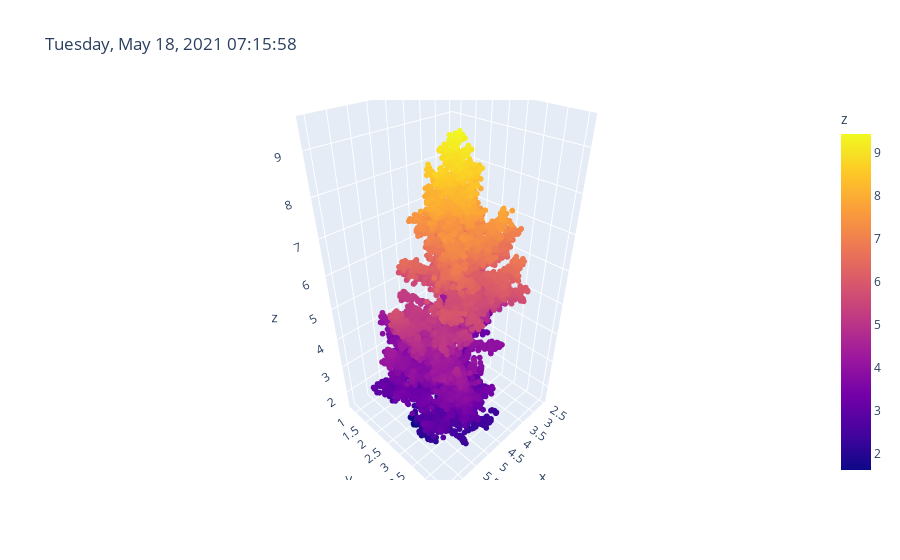

Write notebook code for a chart like this one.
### Code cell
pcd_pc.plot(color = "z")

### Figure 1 — Plotly figure (JSON) as saved in the notebook; plotly's stock layout.template omitted (floating-point values rounded to 4 significant figures; data arrays with more than 128 entries replaced by an {"elided": "..."} marker saying what was removed)
{"data": [{"hovertemplate": "<b>%{hovertext}</b><br><br>x=%{x}<br>y=%{y}<br>z=%{marker.color}<extra></extra>", "hovertext": {"elided": "11631 str values"}, "legendgroup": "", "marker": {"color": {"elided": "11631 float values"}, "coloraxis": "coloraxis", "line": {"width": 0}, "size": 2, "symbol": "circle"}, "mode": "markers", "name": "", "scene": "scene", "showlegend": false, "type": "scatter3d", "x": {"elided": "11631 float values"}, "y": {"elided": "11631 float values"}, "z": {"elided": "11631 float values"}}], "layout": {"coloraxis": {"colorbar": {"title": {"text": "z"}}, "colorscale": [[0, "#0d0887"], [0.1111, "#46039f"], [0.2222, "#7201a8"], [0.3333, "#9c179e"], [0.4444, "#bd3786"], [0.5556, "#d8576b"], [0.6667, "#ed7953"], [0.7778, "#fb9f3a"], [0.8889, "#fdca26"], [1, "#f0f921"]]}, "hovermode": false, "legend": {"tracegroupgap": 0}, "scene": {"aspectmode": "data", "domain": {"x": [0, 1], "y": [0, 1]}, "xaxis": {"title": {"text": "x"}}, "yaxis": {"title": {"text": "y"}}, "zaxis": {"title": {"text": "z"}}}, "title": {"text": "Tuesday, May 18, 2021 07:15:58"}}}
